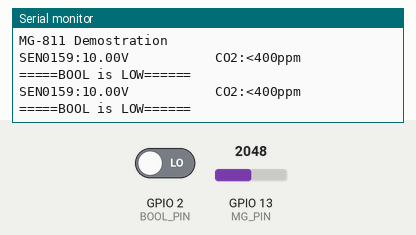
A program run on a simulated ESP32. Shown: the last lines printed to the serial monitor. Inputs (shaded band) come from the test bench; at power-on: GPIO 13 (MG_PIN) = 2048, GPIO 2 (BOOL_PIN) LOW.

Above: at 1.2 s.
1.3 s: GPIO 13 (MG_PIN) set to 360
At 2.4 s:
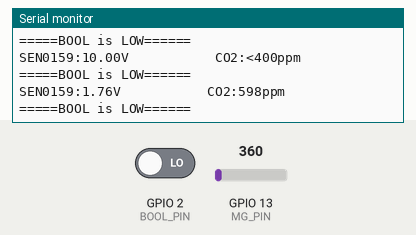
4.0 s: GPIO 2 (BOOL_PIN) driven HIGH
At 4.3 s:
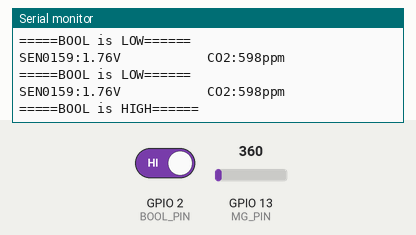
6.2 s: GPIO 13 (MG_PIN) set to 440
At 6.8 s:
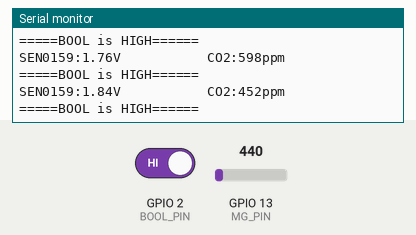

The program:

main.cpp
```cpp
#include <Arduino.h>
/*******************Demo for MG-811 Gas Sensor Module V1.1*****************************
Author:  Tiequan Shao: tiequan.shao@sandboxelectronics.com
         Peng Wei:     peng.wei@sandboxelectronics.com

Lisence: Attribution-NonCommercial-ShareAlike 3.0 Unported (CC BY-NC-SA 3.0)

Note:    This piece of source code is supposed to be used as a demostration ONLY. More
         sophisticated calibration is required for industrial field application.

                                                    Sandbox Electronics    2012-05-31
************************************************************************************/

/************************Hardware Related Macros************************************/
#define         MG_PIN                       (13)     //define which analog input channel you are going to use
#define         BOOL_PIN                     (2)
#define         DC_GAIN                      (8.5)   //define the DC gain of amplifier

/***********************Software Related Macros************************************/
#define         READ_SAMPLE_INTERVAL         (50)    //define how many samples you are going to take in normal operation
#define         READ_SAMPLE_TIMES            (5)     //define the time interval(in milisecond) between each samples in
                                                     //normal operation

/**********************Application Related Macros**********************************/
//These two values differ from sensor to sensor. user should derermine this value.
#define         ZERO_POINT_VOLTAGE           (0.220) //define the output of the sensor in volts when the concentration of CO2 is 400PPM
#define         REACTION_VOLTGAE             (0.030) //define the voltage drop of the sensor when move the sensor from air into 1000ppm CO2

/*****************************Globals***********************************************/
float           CO2Curve[3]  =  {2.602,ZERO_POINT_VOLTAGE,(REACTION_VOLTGAE/(2.602-3))};
                                                     //two points are taken from the curve.
                                                     //with these two points, a line is formed which is
                                                     //"approximately equivalent" to the original curve.
                                                     //data format:{ x, y, slope}; point1: (lg400, 0.324), point2: (lg4000, 0.280)
                                                     //slope = ( reaction voltage ) / (log400 –log1000)

/*****************************  MGRead *********************************************
Input:   mg_pin - analog channel
Output:  output of SEN-000007
Remarks: This function reads the output of SEN-000007
************************************************************************************/
float MGRead(int mg_pin)
{
    int i;
    float v=0;

    for (i=0;i<READ_SAMPLE_TIMES;i++) {
        v += analogRead(mg_pin);
        delay(READ_SAMPLE_INTERVAL);
    }
    v = (v/READ_SAMPLE_TIMES) *5/1024 ;
    return v;
}

/*****************************  MQGetPercentage **********************************
Input:   volts   - SEN-000007 output measured in volts
         pcurve  - pointer to the curve of the target gas
Output:  ppm of the target gas
Remarks: By using the slope and a point of the line. The x(logarithmic value of ppm)
         of the line could be derived if y(MG-811 output) is provided. As it is a
         logarithmic coordinate, power of 10 is used to convert the result to non-logarithmic
         value.
************************************************************************************/
int  MGGetPercentage(float volts, float *pcurve)
{
   if ((volts/DC_GAIN )>=ZERO_POINT_VOLTAGE) {
      return -1;
   } else {
      return pow(10, ((volts/DC_GAIN)-pcurve[1])/pcurve[2]+pcurve[0]);
   }
}

void setup()
{
    Serial.begin(115200);                              //UART setup, baudrate = 9600bps
    pinMode(BOOL_PIN, INPUT);                        //set pin to input
    digitalWrite(BOOL_PIN, HIGH);                    //turn on pullup resistors

   Serial.print("MG-811 Demostration\n");
}

void loop()
{
    int percentage;
    float volts;

    volts = MGRead(MG_PIN);
    Serial.print( "SEN0159:" );
    Serial.print(volts);
    Serial.print( "V           " );

    percentage = MGGetPercentage(volts,CO2Curve);
    Serial.print("CO2:");
    if (percentage == -1) {
        Serial.print( "<400" );
    } else {
        Serial.print(percentage);
    }

    Serial.print( "ppm" );
    Serial.print("\n");

    if (digitalRead(BOOL_PIN) ){
        Serial.print( "=====BOOL is HIGH======" );
    } else {
        Serial.print( "=====BOOL is LOW======" );
    }

    Serial.print("\n");

    delay(500);
}
```

Measured:
- after the input at 1.3 s, the serial monitor: prints a new line after 0.45 s (image 1)
- after the input at 4.0 s, the serial monitor: prints a new line at once (image 2)
- after the input at 6.2 s, the serial monitor: prints a new line after 0.06 s (image 3)
